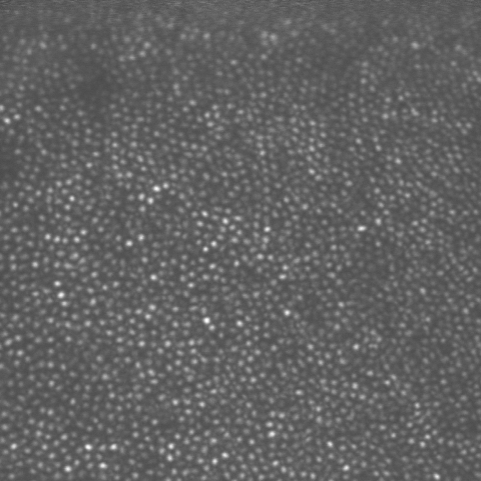
%> input picture +AOSLO_experiments/cone_identify/20076R/ref.tif, 481 x 481 px
$ octave gen_cone_identify.m   (GNU Octave 9; MATLAB toolbox functions it lacks are replaced by stand-ins)
%> lines starting %> are read from the running program, lines starting %| are printed output that depends on the picture
% This script is for generating cone_coord_ref_img_space.mat and
% ref_img_w_conetypes.svg files for a new subject. It requires a mosaic.tif
% and a ref.tif be already set up in the directory 'cone_identify/SUBJECT'.
% The dftregistration does not work perfectly on the cone classed mosaic
% tiff. Therefore, you have to manually play with the mosaic_offset (line
% 41) to get a good match between ref.tif and mosaic.tif.

clearvars;

subject = '20076R';
savedir = fullfile(fileparts(mfilename('fullpath')), ...
    'cone_identify', subject);

% This accounts for differences in scale between the old and new systems
% (i.e. 1.28 vs ~0.95 degree raster sizes). Set this to zero if cone
% classing was done on same system as experiment.
mosaic_scale_factor = 1.28/0.95;

% load reference image
ref = imread(fullfile(savedir, 'ref.tif'));
%> ref is the input picture: size 481x481 uint8; min 72, max 255, mean 98.6
% uncomment lines below to crop and save ref image (to remove black boarder
% created by movie normalize) -- this cropping may be unnecessary in the
% future.
%ref = ref(120:600, 120:600);
%%imwrite(ref, 'ref.tif');

% mosaic.
mosaic_img = imread(fullfile(savedir, 'mosaic.tif'));
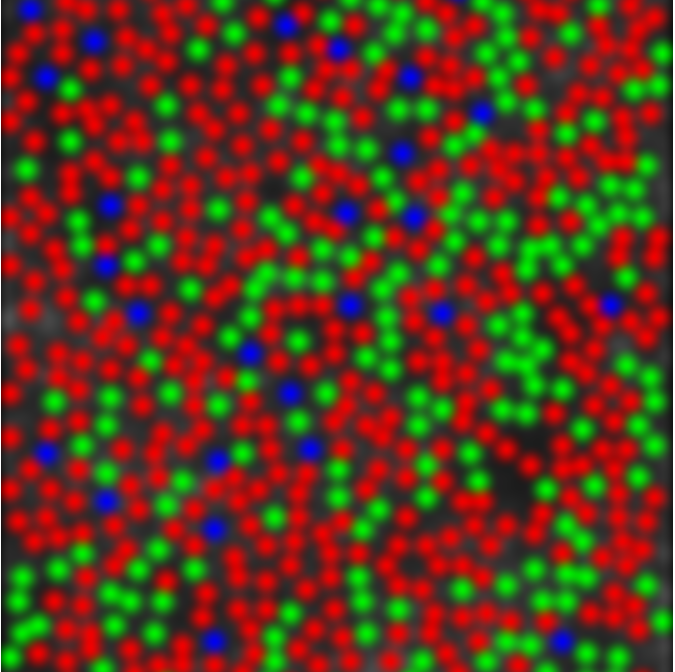
%> input picture +AOSLO_experiments/cone_identify/20076R/mosaic.tif, 675 x 672 px
%> mosaic_img is the input picture: size 672x675x3 uint8; mean R, G, B 94.9, 57.9, 30
% resize to account for 4x upsampling
mosaic_img = imresize(mosaic_img, 0.25);
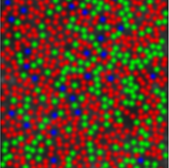
%> mosaic_img: size 168x169x3 uint8; mean R, G, B 94.7, 57.8, 29.8
% resize to account for change in field size from 1.3 to 0.92
mosaic_img = imresize(mosaic_img, mosaic_scale_factor);
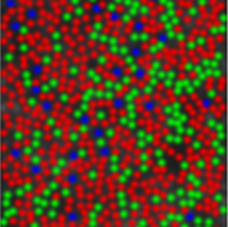
%> mosaic_img: size 227x228x3 uint8; mean R, G, B 94.7, 57.8, 29.8
% cut off the edges to avoid any lines
mosaic_img = mosaic_img(4:end-3, 4:end-3, :);
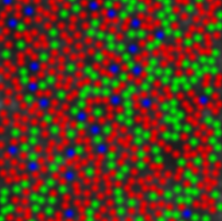
%> mosaic_img: size 221x222x3 uint8; mean R, G, B 95.2, 57.3, 29.1
% convert to gray scale image for dtf registration
mosaic_gray = sum(mosaic_img, 3); %rgb2gray(mosaic);
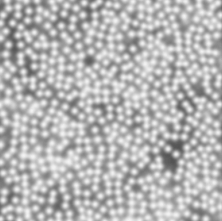
%> mosaic_gray: size 221x222 double; min 83, max 244, mean 181.6
% zero buffer to make the same size as ref
%> (the run ends here)
